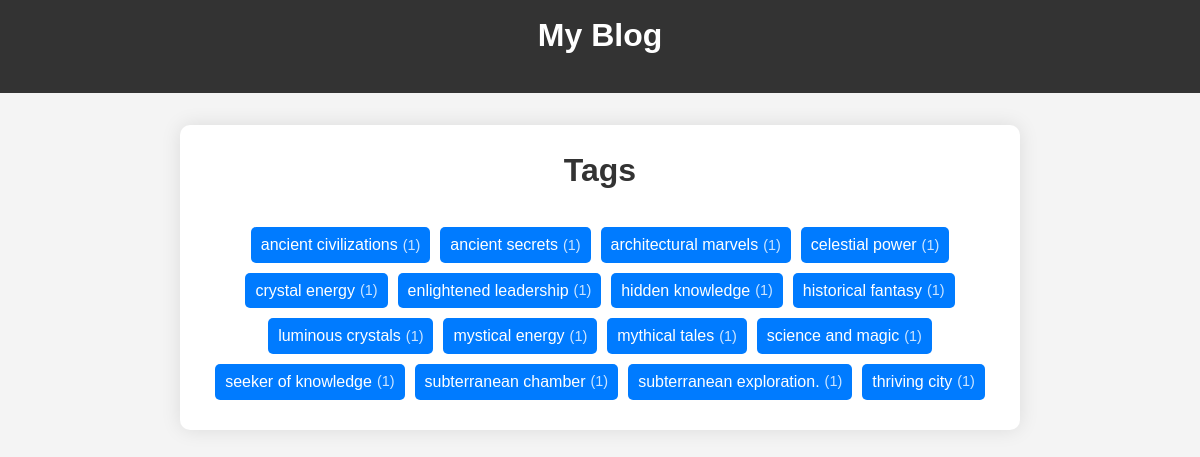
The app's page /tags with its own data.
### tables this page shows
CREATE TABLE article_tags (
    tag TEXT NOT NULL,
    article_id INTEGER NOT NULL,
    FOREIGN KEY (tag) REFERENCES tags (tag),
    FOREIGN KEY (article_id) REFERENCES articles (id)
);

### app.py (the view)
@app.route('/tags', methods=('GET',))
def tags():
    conn = get_db_connection()
    tags = conn.execute('SELECT tag, COUNT(article_id) as article_count FROM article_tags GROUP BY tag').fetchall()
    tags = [(tag['tag'], tag['article_count']) for tag in tags]
    conn.close()
    return render_template('tags.html', tags=tags)

### app.py (called while the page is built)
def get_db_connection():
    conn = sqlite3.connect(DATABASE)
    conn.row_factory = sqlite3.Row
    return conn

### templates/tags.html (shortened to what this page needs)
{% extends "base.html" %}
{% block content %}
  <h1>Tags</h1>
  <div class="tags-container">
    {% for tag, count in tags %}
      <div class="tag-item" data-count="{{ count }}">
        <a href="{{ url_for('tag', tag=tag) }}" class="tag-link">{{ tag }}</a>
        <span class="tag-count">({{ count }})</span>
      </div>
    {% endfor %}
  </div>
{% endblock %}

### templates/base.html (shortened to what this page needs)
<!DOCTYPE html>
<html lang="en">
<head>
    <link rel="stylesheet" href="{{ url_for('static', filename='style.css') }}">
</head>
<body>
    <header>
        <h1><a href="{{ url_for('index') }}">My Blog</a></h1>
    </header>
    <main>
        {% block content %}{% endblock %}
    </main>
</body>
</html>

### static/style.css (style rules this page uses)
body { font-family: Arial, sans-serif; margin: 0; padding: 0; background-color: #f4f4f4; line-height: 1.6; }
header { background-color: #333; color: white; padding: 1rem; text-align: center; }
header a { color: white; text-decoration: none; }
main { max-width: 800px; margin: 2rem auto; padding: 2rem; background-color: white; border-radius: 10px; box-shadow: 0 0 20px rgba(0, 0, 0, 0.1); }
h1, h2, h3 { margin-top: 0; }

### templates/tags.html (style rules this page uses)
body { font-family: Arial, sans-serif; margin: 0; padding: 0; background-color: #f4f4f4; }
header { background-color: #333; color: #fff; padding: 10px 0; text-align: center; }
header h1 a { color: #fff; text-decoration: none; }
main { padding: 20px; }
h1 { text-align: center; color: #333; }
.tags-container { display: flex; flex-wrap: wrap; justify-content: center; gap: 10px; padding: 10px; }
.tag-item { background-color: #007bff; color: white; padding: 5px 10px; border-radius: 5px; display: flex; align-items: center; justify-content: center; }
.tag-link { color: white; text-decoration: none; margin-right: 5px; }
.tag-count { font-size: 0.9em; opacity: 0.8; }

### records on screen
article_tags: tag "ancient civilizations", count "1"
article_tags: tag "ancient secrets", count "1"
article_tags: tag "architectural marvels", count "1"
article_tags: tag "celestial power", count "1"
article_tags: tag "crystal energy", count "1"
article_tags: tag "enlightened leadership", count "1"
article_tags: tag "hidden knowledge", count "1"
article_tags: tag "historical fantasy", count "1"
article_tags: tag "luminous crystals", count "1"
article_tags: tag "mystical energy", count "1"
article_tags: tag "mythical tales", count "1"
article_tags: tag "science and magic", count "1"
article_tags: tag "seeker of knowledge", count "1"
article_tags: tag "subterranean chamber", count "1"
article_tags: tag "subterranean exploration.", count "1"
article_tags: tag "thriving city", count "1"
